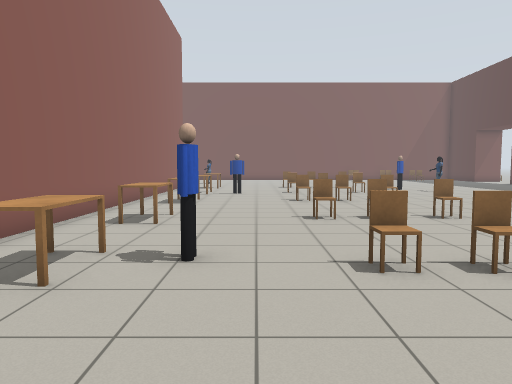
view 1 (above)

23 first-person views from a walk through a robot-simulator world made for Gazebo. The camera is 1.2 m above the floor, tilts 4° down and sees 70° across. The lines on the ground mark 1 m squares. The floor is counted in squares, 1 m on a side. Each view is taken from the middle of a square. On the plan, view 1 faces up. The plan holds only what a view shows up to about 14 squares ahead; the rest is blank. The place goes on beyond the plan. Simple patterns stand in for the simulator's built-in surfaces. Simple shapes stand in for some stock models.

view 2
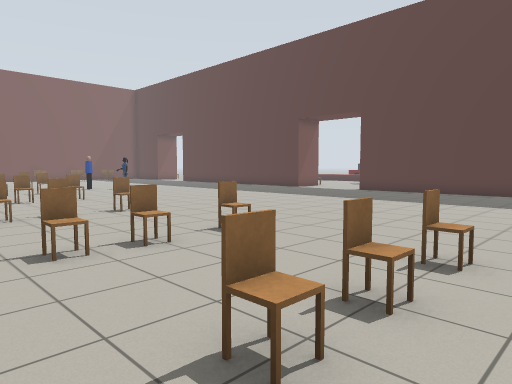

view 3
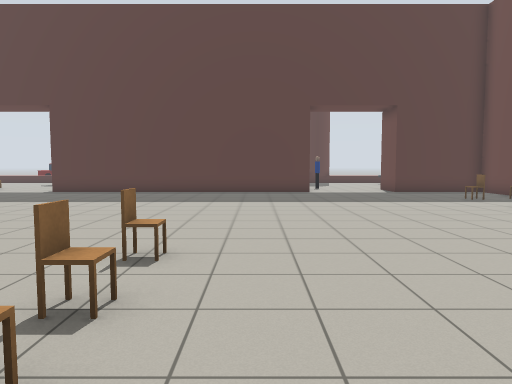

view 4
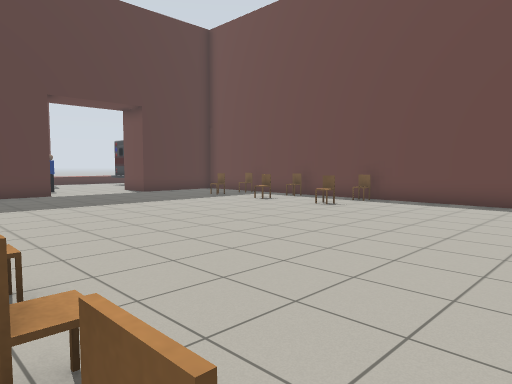

view 5
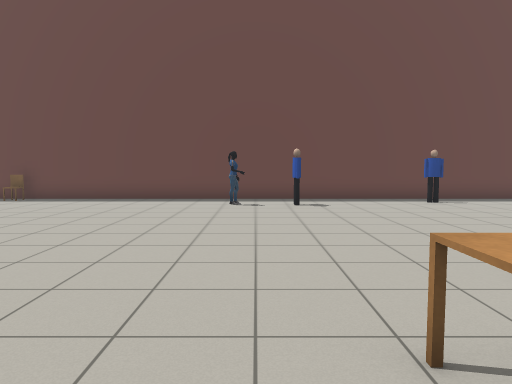

view 6
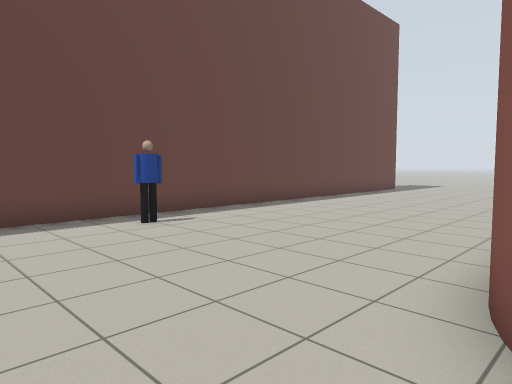

view 7
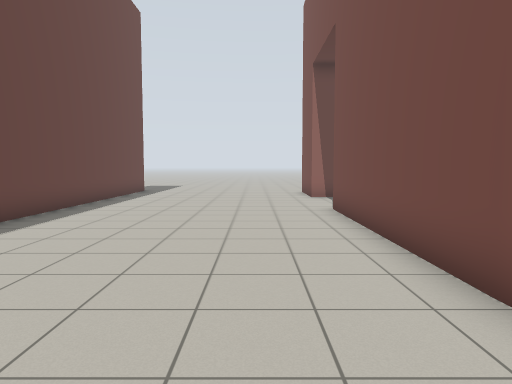

view 8
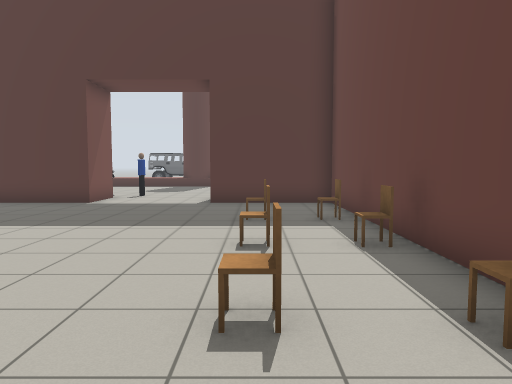

view 9
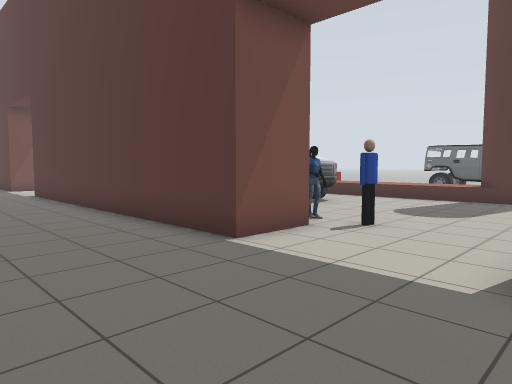

view 10
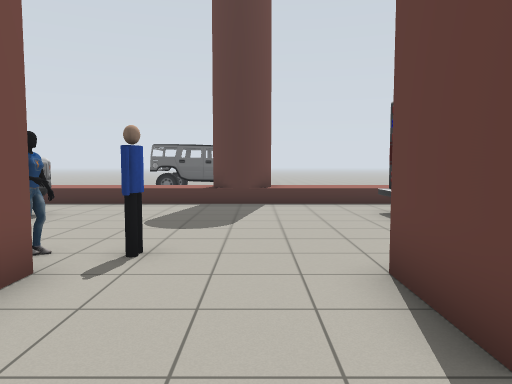

view 11
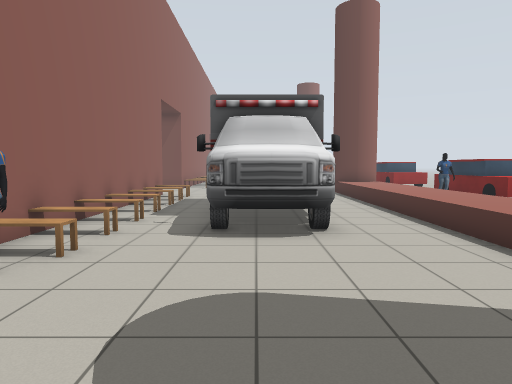

view 12
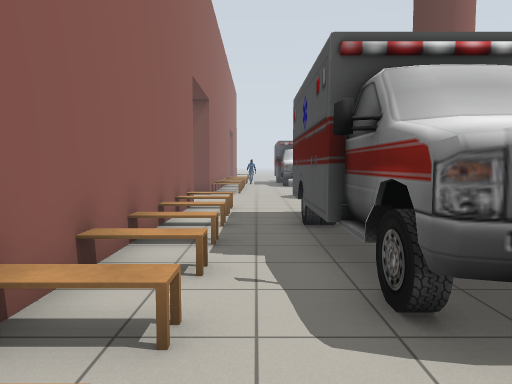

view 13
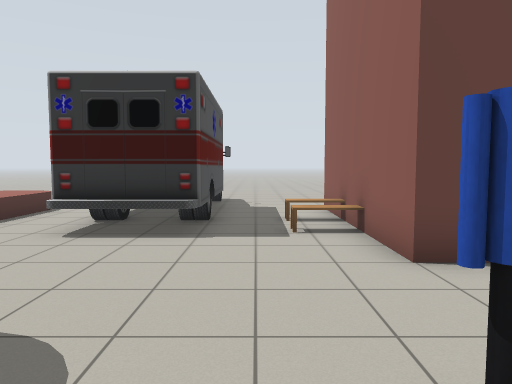

view 14
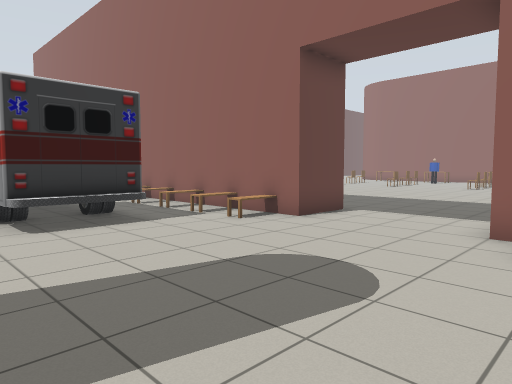

view 15
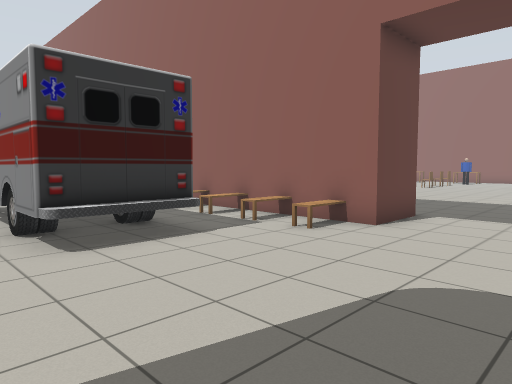

view 16
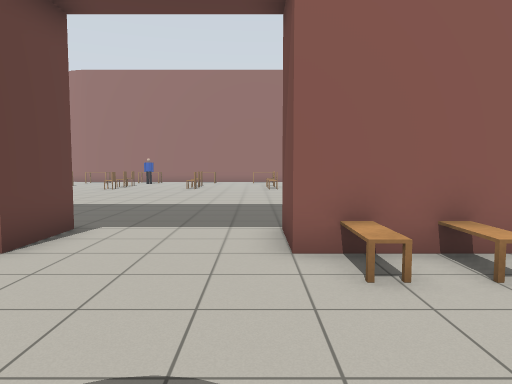

view 17
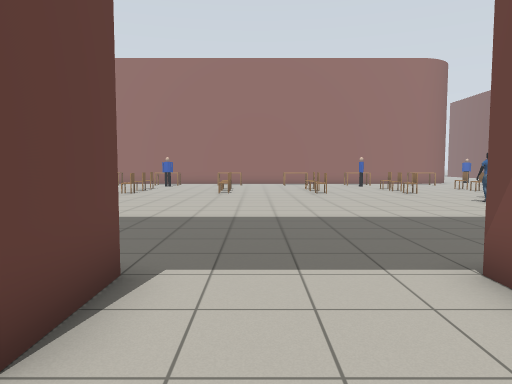

view 18
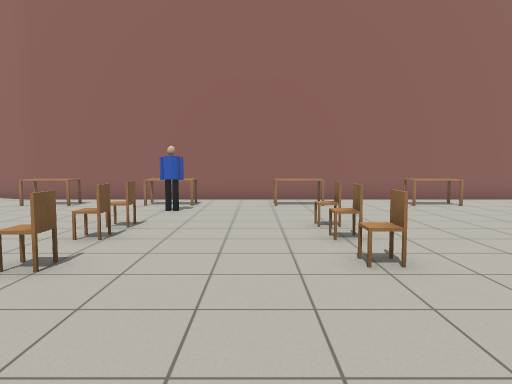

view 19
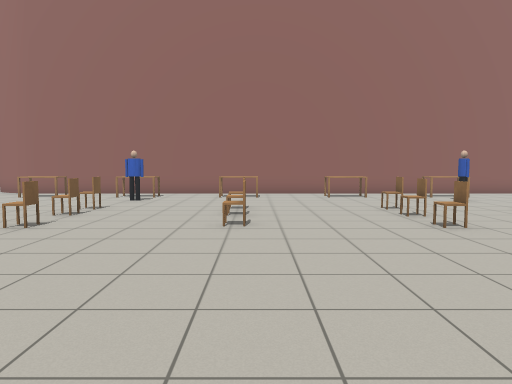

view 20
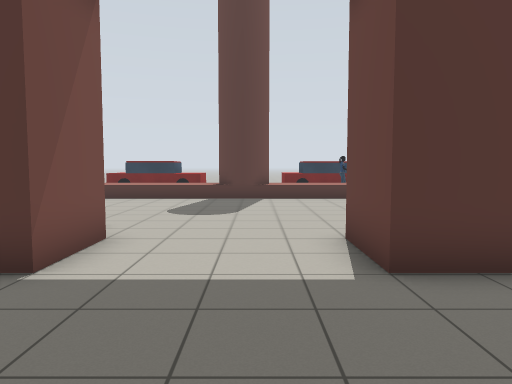

view 21
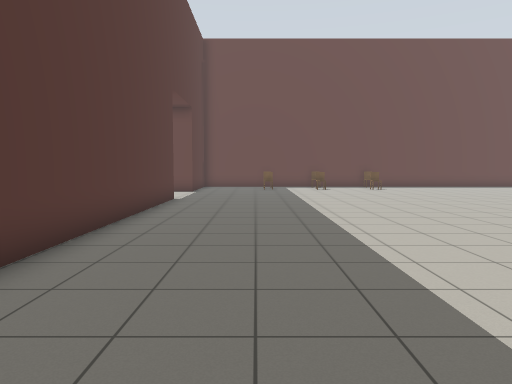

view 22
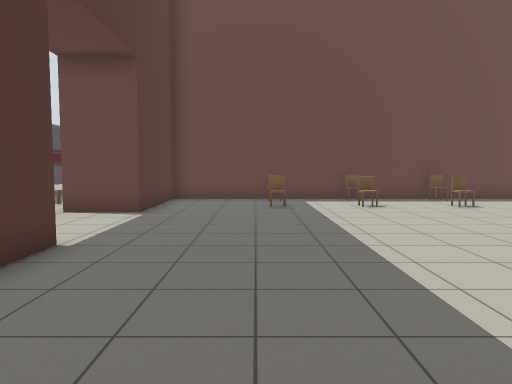

view 23
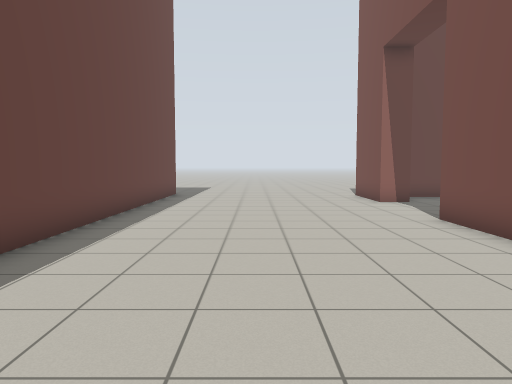

### Floor plan
Points are (right, up) in squares from view 1. A wall is a line through its corners. A room is listed if a view was taken in it or the views show most of it. See-through windows are left out.
Room 1 (views 1, 2, 3, 4, 5, 6, 7, 8, 9, 10, 11, 12, 13, 14, 15, 16, 17, 18, 19, 20, 21, 22, 23)
walls: (19.1, -3.5) (17, -3.5) (17, 8.5) (19, 8.5) (19, -1.5); (-4.2, -1) (-4.3, -1.5); (-4.3, -1.4) (-4.4, -1.9); (-4.4, -1.7) (-4.6, -2.2); (-4.5, -2.1) (-4.8, -2.5); (-4.7, -2.4) (-5, -2.8); (-6.2, -3.6) (-6.7, -3.8); (-7, -3.8) (-14.2, -3.8); (19, 15.5) (19, 12.5) (17, 12.5); (-4.2, 15.5) (-4.2, -1.2); (-18.2, -3.8) (-19.5, -3.8); (-19.5, -11.5) (17, -11.5) (17, -7.5) (19, -7.5) (19, -12.5)
low walls: (26.7, -12.5) (26.7, 15.5)
ways out: opening at (-16.5, -4.2)
objects: person (-7, -10); table (-3, 0) to (-2, 1); table (-3, 4) to (-2, 5); table (-3, 8) to (-2, 9); table (-3, 12) to (-2, 13); person (-2, -9); person (-1, 5); person (0, -10) to (0, -9); chair (2, 1); chair (2, 4); chair (2, 8); chair (2, 13); chair (3, 1); chair (3, 4); chair (3, 8) to (3, 9); chair (3, 13); chair (4, 9); chair (5, 0); chair (5, 4); chair (5, 13); chair (8, -11); chair (8, -9); chair (11, -11); chair (11, -9); chair (13, -11); chair (13, -9); bench (20, -11); bench (20, -10); person (20, -4); person (20, -3); bench (20, -2); bench (20, 0); bench (20, 1); bench (20, 3); bench (20, 5); bench (20, 6); bench (20, 8); bench (20, 13); bench (20, 15); ambulance (22, -12) to (24, -9); ambulance (22, -1) to (24, 6)

Where each view was taken, in squares from view 1:
view 1: 0 up, 0 right, facing up
view 2: 1 down, 0 right, facing up-right
view 3: 1 down, 0 right, facing right
view 4: 1 up, 1 right, facing down-right
view 5: 2 up, 1 left, facing down
view 6: 3 down, 3 left, facing down-left
view 7: 6 down, 4 left, facing left
view 8: 9 down, 5 right, facing right
view 9: 8 down, 13 right, facing up-right
view 10: 6 down, 15 right, facing right
view 11: 7 down, 23 right, facing up
view 12: 3 down, 21 right, facing up
view 13: 3 down, 21 right, facing down
view 14: 14 up, 26 right, facing down-left
view 15: 12 up, 26 right, facing down-left
view 16: 12 up, 24 right, facing left
view 17: 10 up, 21 right, facing left
view 18: 7 up, 9 right, facing left
view 19: 9 up, 12 right, facing left
view 20: 10 up, 13 right, facing right
view 21: 10 up, 14 right, facing down
view 22: 2 up, 14 right, facing down
view 23: 8 down, 6 left, facing left
